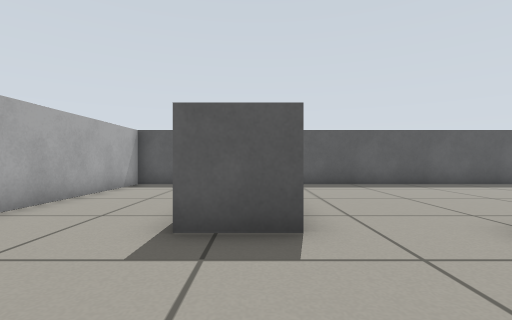
View 1 (above)

17 first-person views from a walk through a world built for the Gazebo simulator. The camera is 0.45 m above the floor, looks level and sees 85° across. The floor is counted in squares, 0.5 m on a side. Each view is taken from the middle of a square. On the plan, view 1 faces up. The plan holds only what a view shows up to about 11 squares ahead; the rest is blank. The place goes on beyond the plan.

View 2
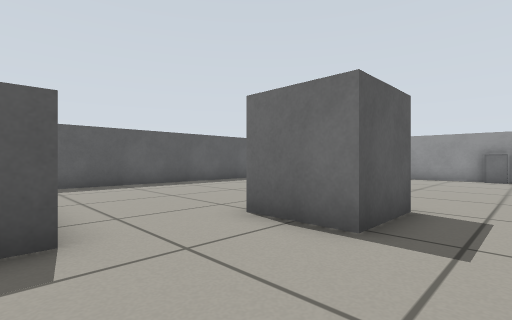

View 3
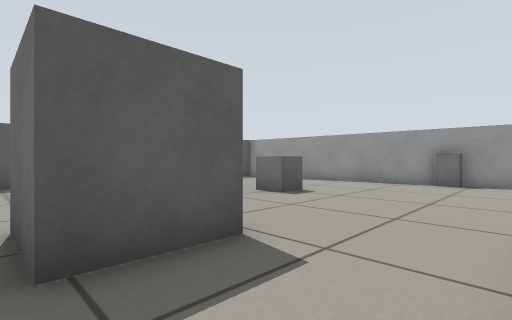

View 4
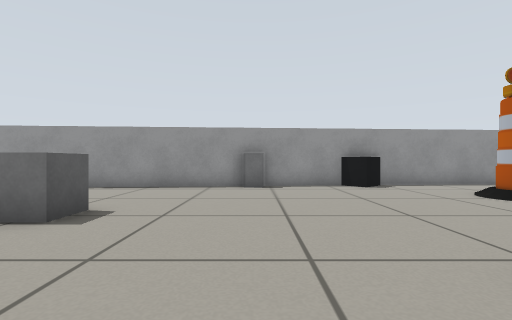

View 5
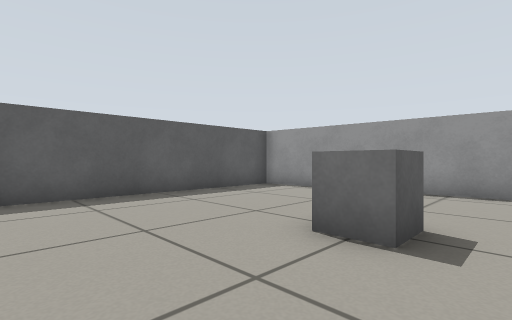

View 6
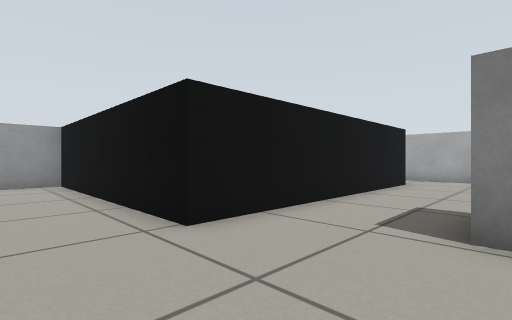

View 7
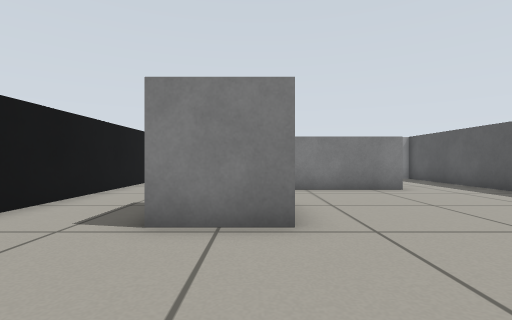

View 8
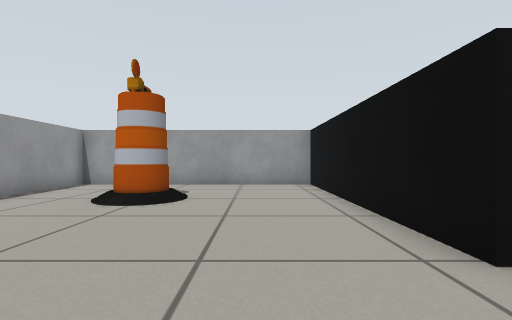

View 9
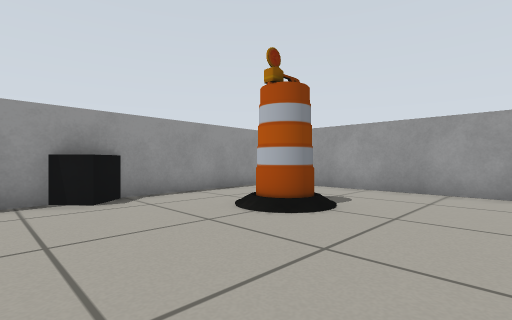

View 10
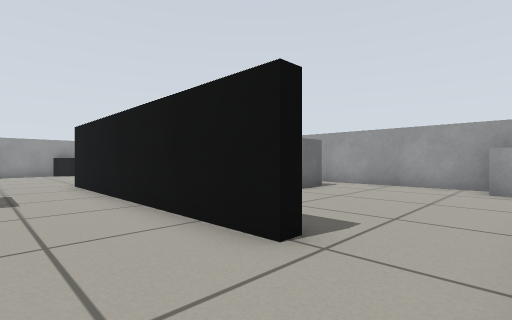

View 11
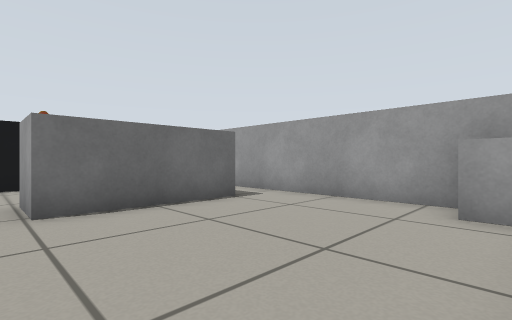

View 12
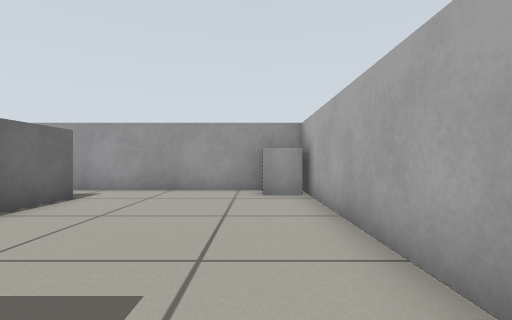

View 13
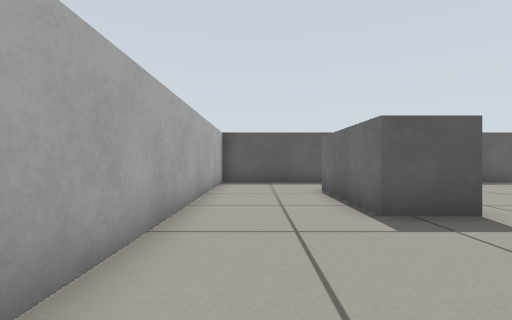

View 14
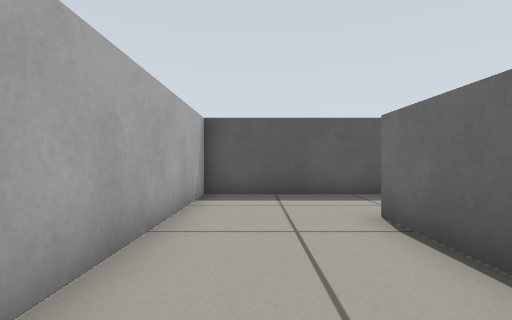

View 15
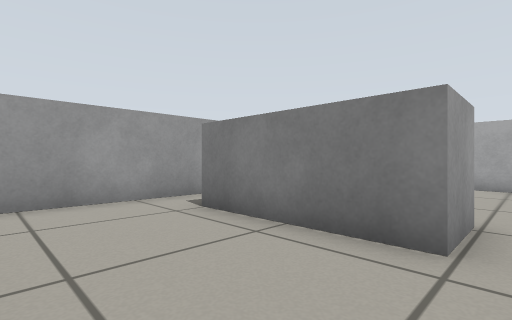

View 16
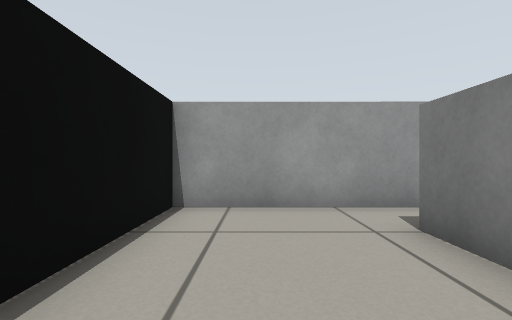

View 17
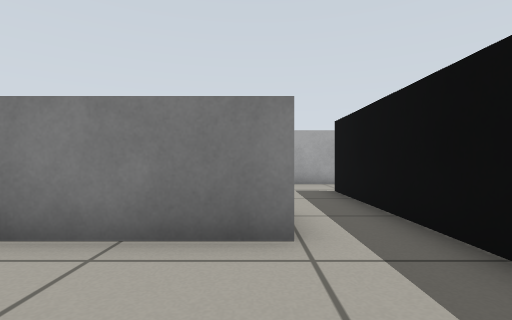

### Floor plan
Ten units are one square. View 1 is at (0, 0); x grows to the right and y downward. Boxes are objects, and circles mark ways between rooms. Rooms are numbered by the first view taken in them; rooms with no view inside come last. Other rooms are left out.
<svg viewBox="-50 -108 210 208">
<path fill="none" stroke="#000" d="M-20 17 -20 13 70 13 70 93 154 93 139 -103 -44 -103 -44 15M-26 93 66 93 66 56M36 17 -20 17M66 40 66 34M-44 15 -44 72"/>
<rect x="-15" y="-75" width="20" height="40" fill="#bbb"><title>grey box</title></rect>
<rect x="35" y="-35" width="20" height="20" fill="#bbb"><title>grey box</title></rect>
<rect x="85" y="-55" width="20" height="20" fill="#bbb"><title>grey box</title></rect>
<rect x="105" y="45" width="20" height="20" fill="#bbb"><title>barrel</title></rect>
<rect x="135" y="25" width="20" height="10" fill="#bbb"><title>other object</title></rect>
<rect x="135" y="-15" width="10" height="10" fill="#bbb"><title>other object</title></rect>
<rect x="-45" y="75" width="20" height="20" fill="#bbb"><title>grey box</title></rect>
<rect x="15" y="35" width="20" height="40" fill="#bbb"><title>grey box</title></rect>
<circle cx="-35" cy="20" r="3" fill="#2a7"/>
<text x="60" y="-20">1</text>
<text x="10" y="60">2</text>
</svg>
Room 1 opens to room 2.

Where each view was taken, in squares from view 1:
view 1: 0 up, 0 right, facing up
view 2: 0 up, 0 right, facing up-right
view 3: 1 down, 3 right, facing up-right
view 4: 1 up, 5 right, facing right
view 5: 3 up, 6 right, facing up-right
view 6: 2 up, 9 right, facing down-left
view 7: 3 up, 9 right, facing left
view 8: 1 up, 9 right, facing down
view 9: 1 down, 8 right, facing down-right
view 10: 1 up, 4 left, facing down-right
view 11: 3 down, 4 left, facing down-right
view 12: 1 down, 3 left, facing down
view 13: 1 down, 3 left, facing up
view 14: 3 up, 3 left, facing up
view 15: 3 down, 6 right, facing down-left
view 16: 4 down, 5 right, facing down
view 17: 4 down, 6 right, facing left
